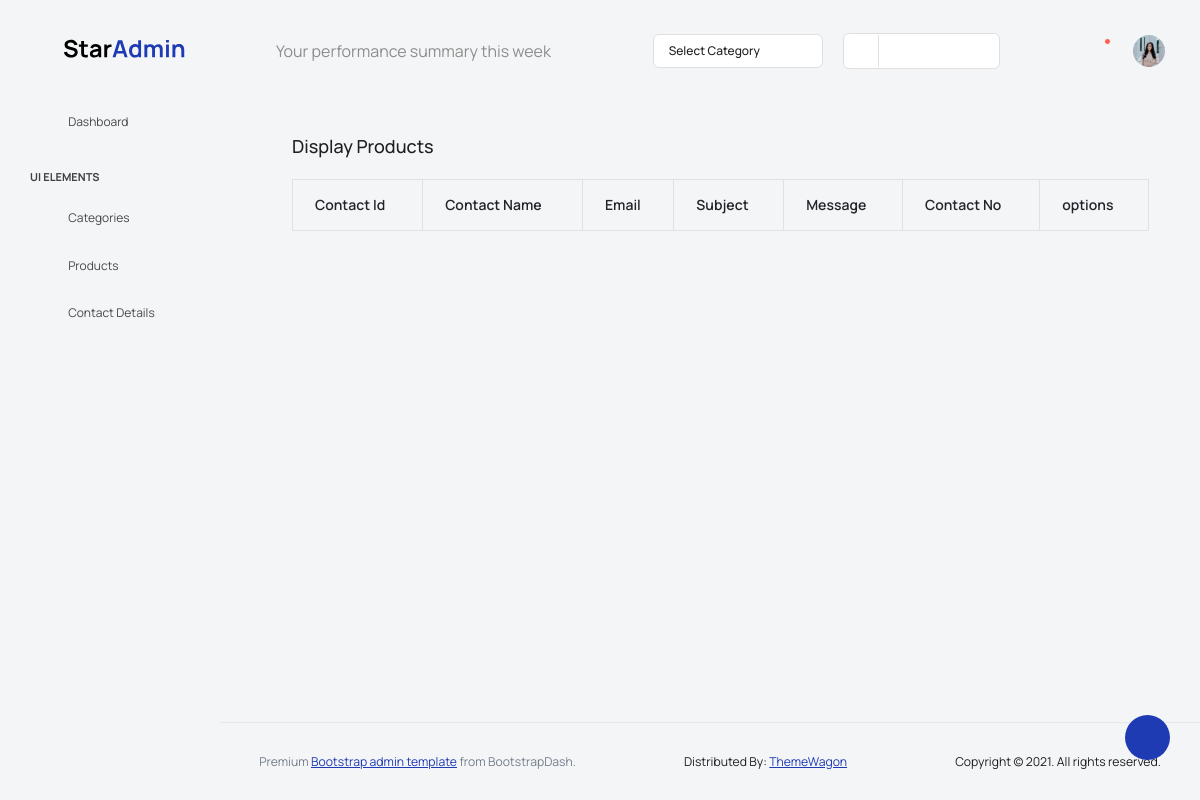
The page /Backend/contact_details/ on the database as committed earlier.
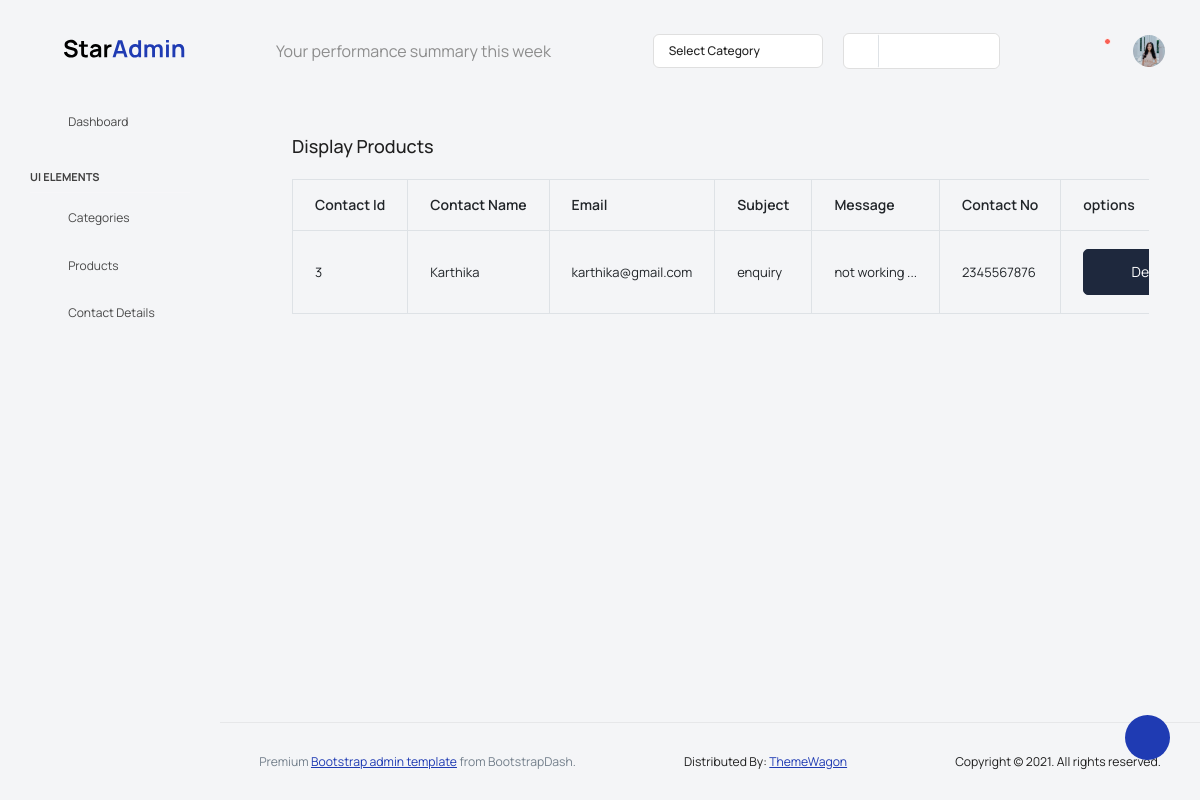
The same page on the database as committed later.
### WebApp/models.py (models this page shows)
class Contactdb(models.Model):
    name=models.CharField(max_length=100,null=True, blank=True)
    email=models.EmailField(max_length=100,null=True, blank=True)
    subject=models.CharField(max_length=100,null=True, blank=True)
    message=models.TextField(max_length=100,null=True, blank=True)
    mobile=models.IntegerField(null=True, blank=True)

### Backend/views.py (the view)
# urls.py: path('contact_details/',views.contact_details,name="contact_details"),
def contact_details(request):
   con=Contactdb.objects.all()
   return render(request,"Contactdata.html",{'con':con})

### Backend/Templates/Contactdata.html (shortened to what this page needs)
<!DOCTYPE html>
{% extends 'index.html' %}
{% block content %}
<html lang="en">
<head>
</head>
<body>
<div class="card-body">
                  <h4 class="card-title">Display Products</h4>
                  <div class="table-responsive pt-3">
                    <table class="table table-bordered">
                      <thead>
                        <tr>
                             <th>Contact Id</th>
                             <th>Contact Name</th>
                             <th>Email</th>
                             <th>Subject</th>
                             <th>Message</th>
                             <th>Contact No</th>
                             <th>options</th>
                        </tr>
                      </thead>
                      <tbody>
                     {% for i in con %}
                      <tr>
                          <td>{{i.id}}</td>
                          <td>{{i.name}}</td>
                          <td>{{i.email}}</td>
                          <td>{{i.subject}}</td>
                          <td>{{i.message}}</td>
                          <td>{{i.mobile}}</td>
                          <td>
                              <a href="{% url 'delete_contact' cid=i.id %}">
                                  <button type="button" class="btn btn-dark btn-icon-text">
                          <i class="ti-alert btn-icon-prepend"></i>
                          Delete
                        </button>
                              </a>
                          </td>
                      </tr>
                      {% endfor %}
                      </tbody>
                    </table>
                  </div>
                </div>
</body>
</html>
{% endblock %}

### Backend/Templates/index.html (shortened to what this page needs)
<!DOCTYPE html>
{% load static %}
<html lang="en">
<head>
  <link rel="stylesheet" href="{% static 'newfolder/vendors/feather/feather.css' %}">
  <link rel="stylesheet" href="{% static 'newfolder/vendors/mdi/css/materialdesignicons.min.css' %}">
  <link rel="stylesheet" href="{% static 'newfolder/vendors/ti-icons/css/themify-icons.css' %}">
  <link rel="stylesheet" href="{% static 'newfolder/vendors/typicons/typicons.css' %}">
  <link rel="stylesheet" href="{% static 'newfolder/vendors/simple-line-icons/css/simple-line-icons.css' %}">
  <link rel="stylesheet" href="{% static 'newfolder/vendors/css/vendor.bundle.base.css' %}">
  <link rel="stylesheet" href="{% static 'newfolder/vendors/datatables.net-bs4/dataTables.bootstrap4.css' %}">
  <link rel="stylesheet" href="{% static 'newfolder/js/select.dataTables.min.css' %}">
  <link rel="stylesheet" href="{% static 'newfolder/css/vertical-layout-light/style.css' %}">
</head>
<body>
  <div class="container-scroller">
    <nav class="navbar default-layout col-lg-12 col-12 p-0 fixed-top d-flex align-items-top flex-row">
      <div class="text-center navbar-brand-wrapper d-flex align-items-center justify-content-start">
        <div class="me-3">
          <button class="navbar-toggler navbar-toggler align-self-center" type="button" data-bs-toggle="minimize">
            <span class="icon-menu"></span>
          </button>
        </div>
        <div>
          <a class="navbar-brand brand-logo" href="index.html">
            <img src="{% static 'newfolder/images/logo.svg' %}" alt="logo" />
          </a>
        </div>
      </div>
      <div class="navbar-menu-wrapper d-flex align-items-top">
        <ul class="navbar-nav">
          <li class="nav-item font-weight-semibold d-none d-lg-block ms-0">
            <h4 class="welcome-sub-text">Your performance summary this week </h4>
          </li>
        </ul>
        <ul class="navbar-nav ms-auto">
          <li class="nav-item dropdown d-none d-lg-block">
            <a class="nav-link dropdown-bordered dropdown-toggle dropdown-toggle-split" id="messageDropdown" href="#" data-bs-toggle="dropdown" aria-expanded="false"> Select Category </a>
          </li>
          <li class="nav-item d-none d-lg-block">
            <div id="datepicker-popup" class="input-group date datepicker navbar-date-picker">
              <span class="input-group-addon input-group-prepend border-right">
                <span class="icon-calendar input-group-text calendar-icon"></span>
              </span>
              <input type="text" class="form-control">
            </div>
          </li>
          <li class="nav-item">
            <form class="search-form" action="#">
              <i class="icon-search"></i>
              <input type="search" class="form-control" placeholder="Search Here" title="Search here">
            </form>
          </li>
          <li class="nav-item dropdown">
            <a class="nav-link count-indicator" id="notificationDropdown" href="#" data-bs-toggle="dropdown">
              <i class="icon-mail icon-lg"></i>
            </a>
          </li>
          <li class="nav-item dropdown">
            <a class="nav-link count-indicator" id="countDropdown" href="#" data-bs-toggle="dropdown" aria-expanded="false">
              <i class="icon-bell"></i>
              <span class="count"></span>
            </a>
          </li>
          <li class="nav-item dropdown d-none d-lg-block user-dropdown">
            <a class="nav-link" id="UserDropdown" href="#" data-bs-toggle="dropdown" aria-expanded="false">
              <img class="img-xs rounded-circle" src="{% static 'newfolder/images/faces/face6.jpg' %}" alt="Profile image"> </a>
          </li>
        </ul>
      </div>
    </nav>
    <div class="container-fluid page-body-wrapper">
      <div class="theme-setting-wrapper">
        <div id="settings-trigger"><i class="ti-settings"></i></div>
      </div>
      <nav class="sidebar sidebar-offcanvas" id="sidebar">
        <ul class="nav">
          <li class="nav-item">
            <a class="nav-link" href="{% url 'index_page' %}">
              <i class="mdi mdi-grid-large menu-icon"></i>
              <span class="menu-title">Dashboard</span>
            </a>
          </li>
          <li class="nav-item nav-category">UI Elements</li>
          <li class="nav-item">
            <a class="nav-link" data-bs-toggle="collapse" href="#ui-basic" aria-expanded="false" aria-controls="ui-basic">
              <i class="menu-icon mdi mdi-floor-plan"></i>
              <span class="menu-title">Categories</span>
              <i class="menu-arrow"></i>
            </a>
          </li>
           <li class="nav-item">
            <a class="nav-link" data-bs-toggle="collapse" href="#ui-basic" aria-expanded="false" aria-controls="ui-basic">
              <i class="menu-icon mdi mdi-floor-plan"></i>
              <span class="menu-title">Products</span>
              <i class="menu-arrow"></i>
            </a>
          </li>
          <li class="nav-item">
            <a class="nav-link" data-bs-toggle="collapse" href="#charts" aria-expanded="false" aria-controls="charts">
              <i class="menu-icon mdi mdi-chart-line"></i>
              <span class="menu-title">Contact Details</span>
              <i class="menu-arrow"></i>
            </a>
          </li>
        </ul>
      </nav>
      <div class="main-panel">
        <div class="content-wrapper">
          {% block content %}{% endblock %}
        </div>
        <footer class="footer">
          <div class="d-sm-flex justify-content-center justify-content-sm-between">
            <span class="text-muted text-center text-sm-left d-block d-sm-inline-block">Premium <a href="https://www.bootstrapdash.com/" target="_blank">Bootstrap admin template</a> from BootstrapDash.
            </span>
            <span class="float-none float-sm-left d-block mt-1 mt-sm-0 text-center"> Distributed By: <a href="https://themewagon.com/" target="_blank">ThemeWagon</a></span>
            <span class="float-none float-sm-right d-block mt-1 mt-sm-0 text-center">Copyright © 2021. All rights reserved.</span>
          </div>
        </footer>
      </div>
    </div>
  </div>
</body>
</html>

Rows that differ between the two databases and show on the page:
added Contactdb: id "3", name "Karthika", email "karthika@gmail.com", subject "enquiry", message "not working ...", mobile "2345567876"
